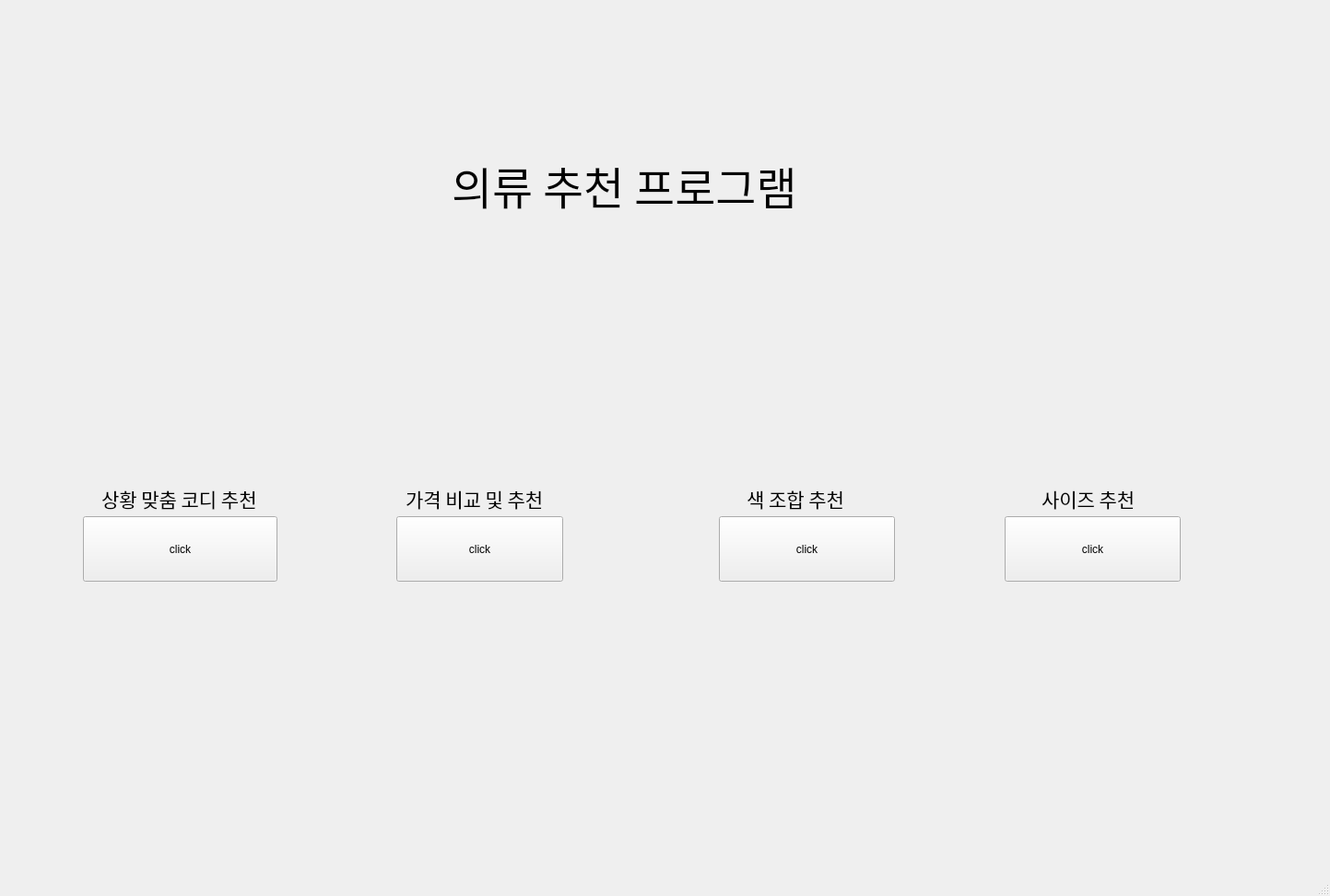
<?xml version="1.0" encoding="UTF-8"?>
<ui version="4.0">
 <class>MainWindow</class>
 <widget class="QMainWindow" name="MainWindow">
  <property name="geometry">
   <rect>
    <x>0</x>
    <y>0</y>
    <width>1443</width>
    <height>972</height>
   </rect>
  </property>
  <property name="windowTitle">
   <string>MainWindow</string>
  </property>
  <widget class="QWidget" name="centralwidget">
   <widget class="QLabel" name="label">
    <property name="geometry">
     <rect>
      <x>110</x>
      <y>520</y>
      <width>201</width>
      <height>41</height>
     </rect>
    </property>
    <property name="font">
     <font>
      <family>Agency FB</family>
      <pointsize>16</pointsize>
     </font>
    </property>
    <property name="text">
     <string>상황 맞춤 코디 추천</string>
    </property>
   </widget>
   <widget class="QPushButton" name="pushButton_situation">
    <property name="geometry">
     <rect>
      <x>90</x>
      <y>560</y>
      <width>211</width>
      <height>71</height>
     </rect>
    </property>
    <property name="text">
     <string>click</string>
    </property>
   </widget>
   <widget class="QPushButton" name="pushButton_price">
    <property name="geometry">
     <rect>
      <x>430</x>
      <y>560</y>
      <width>181</width>
      <height>71</height>
     </rect>
    </property>
    <property name="text">
     <string>click</string>
    </property>
   </widget>
   <widget class="QPushButton" name="pushButton_color">
    <property name="geometry">
     <rect>
      <x>780</x>
      <y>560</y>
      <width>191</width>
      <height>71</height>
     </rect>
    </property>
    <property name="text">
     <string>click</string>
    </property>
   </widget>
   <widget class="QLabel" name="label_2">
    <property name="geometry">
     <rect>
      <x>440</x>
      <y>520</y>
      <width>161</width>
      <height>41</height>
     </rect>
    </property>
    <property name="font">
     <font>
      <family>Agency FB</family>
      <pointsize>16</pointsize>
     </font>
    </property>
    <property name="text">
     <string>가격 비교 및 추천</string>
    </property>
   </widget>
   <widget class="QLabel" name="label_3">
    <property name="geometry">
     <rect>
      <x>810</x>
      <y>520</y>
      <width>121</width>
      <height>41</height>
     </rect>
    </property>
    <property name="font">
     <font>
      <family>Agency FB</family>
      <pointsize>16</pointsize>
     </font>
    </property>
    <property name="text">
     <string>색 조합 추천</string>
    </property>
   </widget>
   <widget class="QLabel" name="label_4">
    <property name="geometry">
     <rect>
      <x>490</x>
      <y>90</y>
      <width>441</width>
      <height>221</height>
     </rect>
    </property>
    <property name="font">
     <font>
      <family>맑은 고딕</family>
      <pointsize>36</pointsize>
     </font>
    </property>
    <property name="text">
     <string>의류 추천 프로그램</string>
    </property>
   </widget>
   <widget class="QLabel" name="label_5">
    <property name="geometry">
     <rect>
      <x>1130</x>
      <y>520</y>
      <width>111</width>
      <height>41</height>
     </rect>
    </property>
    <property name="font">
     <font>
      <family>Agency FB</family>
      <pointsize>16</pointsize>
     </font>
    </property>
    <property name="text">
     <string>사이즈 추천</string>
    </property>
   </widget>
   <widget class="QPushButton" name="pushButton_size">
    <property name="geometry">
     <rect>
      <x>1090</x>
      <y>560</y>
      <width>191</width>
      <height>71</height>
     </rect>
    </property>
    <property name="text">
     <string>click</string>
    </property>
   </widget>
  </widget>
  <widget class="QMenuBar" name="menubar">
   <property name="geometry">
    <rect>
     <x>0</x>
     <y>0</y>
     <width>1443</width>
     <height>21</height>
    </rect>
   </property>
  </widget>
  <widget class="QStatusBar" name="statusbar"/>
 </widget>
 <resources/>
 <connections/>
</ui>
